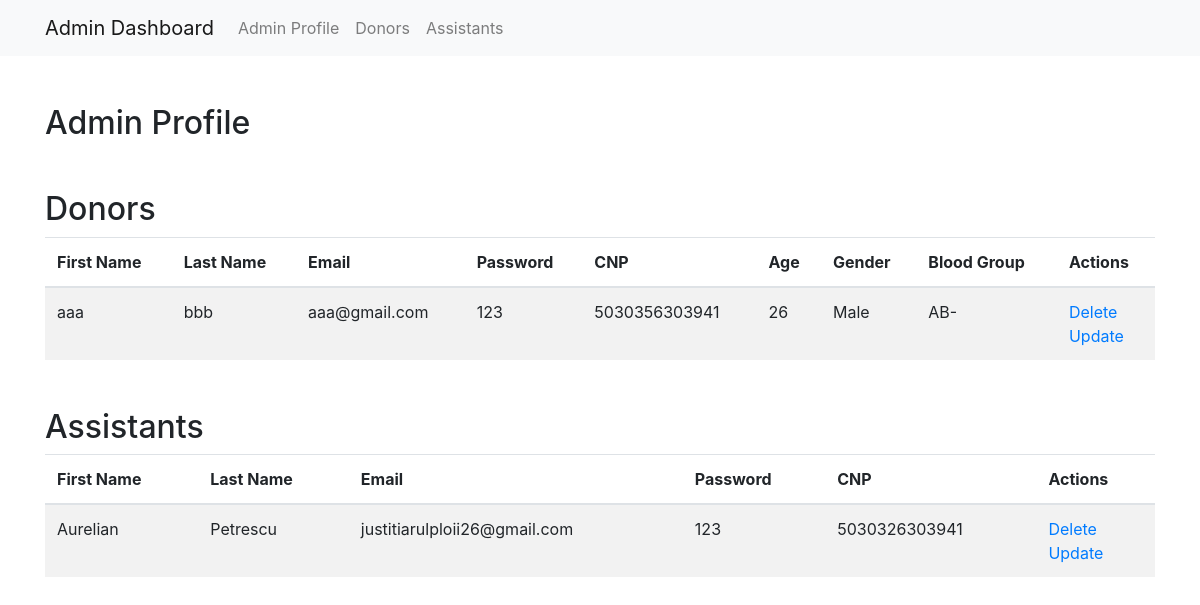
Before: /admin_dashboard with the older database file.
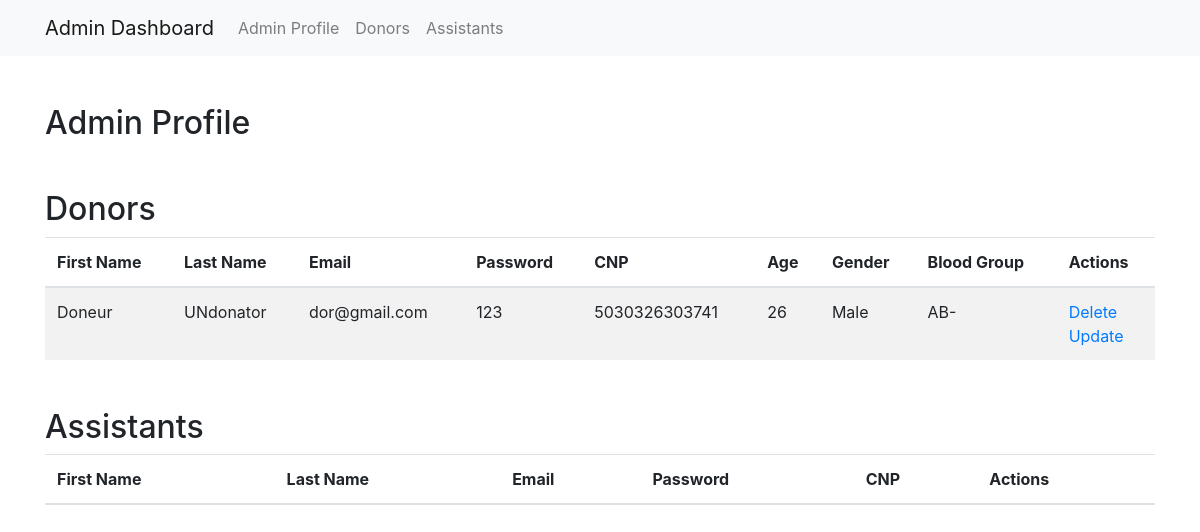
After: the same page with the newer database file.
### models/donor.py (models this page shows, shortened)
class Donor(db.Model):
    __tablename__ = 'Donor'
    DonorID = db.Column(db.Integer, primary_key=True, autoincrement=True)
    UserID = db.Column(db.Integer, db.ForeignKey('User.UserID'), nullable=False)
    BloodGroup = db.Column(db.String, nullable=False)
    Age = db.Column(db.String, nullable=False)
    Gender = db.Column(db.String, nullable=False)
    user = db.relationship('User', backref='donor', uselist=False)

### models/user.py (models this page shows, shortened)
class User(db.Model):
    __tablename__ = 'User'
    UserID = db.Column(db.Integer, primary_key=True, autoincrement=True)
    Role = db.Column(db.String, nullable=False)
    FirstName = db.Column(db.String, nullable=False)
    LastName = db.Column(db.String, nullable=False)
    Email = db.Column(db.String, unique=True, nullable=False)
    Password = db.Column(db.String, nullable=False)
    CNP = db.Column(db.String(13), unique=True, nullable=False)

### models/assistant.py (models this page shows, shortened)
class Assistant(db.Model):
    __tablename__ = 'Assistant'
    AssistantID = db.Column(db.Integer, primary_key=True, autoincrement=True)
    UserID = db.Column(db.Integer, db.ForeignKey('User.UserID'), nullable=False)
    user = db.relationship('User', backref='assistant', uselist=False)

### controllers/admin_controller.py (the view)
    @app.route('/admin_dashboard')
    def admin_dashboard():
        admin_id = session.get('user_id')
        admin = User.query.get(admin_id)
        donors = (
            db.session.query(
                Donor.DonorID,
                User.FirstName,
                User.LastName,
                User.Email,
                User.Password,
                User.CNP,
                Donor.Age,
                Donor.Gender,
                Donor.BloodGroup
            )
            .join(User, Donor.UserID == User.UserID)
            .all()
        )
        assistants = (
            db.session.query(
                Assistant.AssistantID,
                User.FirstName,
                User.LastName,
                User.Email,
                User.Password,
                User.CNP
            )
            .join(User, Assistant.UserID == User.UserID)
            .all()
        )
        users = User.query.all()
        activity_logs = ActivityLog.query.all()
        return render_template(
            'admin/admin_dashboard.html',
            admin=admin,
            users=users,
            activity_logs=activity_logs,
            donors=donors,
            assistants=assistants
        )

### templates/admin/admin_dashboard.html (shortened to what this page needs)
<!DOCTYPE html>
<html lang="en">
<head>
    <link rel="stylesheet" href="https://stackpath.bootstrapcdn.com/bootstrap/4.5.2/css/bootstrap.min.css">
</head>
<body>
    <nav class="navbar navbar-expand-lg navbar-light bg-light">
        <div class="container">
            <a class="navbar-brand" href="#">Admin Dashboard</a>
            <div class="collapse navbar-collapse" id="navbarNav">
                <ul class="navbar-nav">
                    <li class="nav-item">
                        <a class="nav-link" href="#adminProfile">Admin Profile</a>
                    </li>
                    <li class="nav-item">
                        <a class="nav-link" href="#donorTable">Donors</a>
                    </li>
                    <li class="nav-item">
                        <a class="nav-link" href="#assistantTable">Assistants</a>
                    </li>
                </ul>
            </div>
        </div>
    </nav>
    <div class="container mt-5" id="adminProfile">
        <h2>Admin Profile</h2>
    </div>
    <div class="container mt-5" id="donorTable">
        <h2>Donors</h2>
        <table class="table table-striped">
            <thead>
                <tr>
                    <th>First Name</th>
                    <th>Last Name</th>
                    <th>Email</th>
                    <th>Password</th>
                    <th>CNP</th>
                    <th>Age</th>
                    <th>Gender</th>
                    <th>Blood Group</th>
                    <th>Actions</th>
                </tr>
            </thead>
            <tbody>
                {% for donor in donors %}
                <tr>
                    <td>{{ donor.FirstName }}</td>
                    <td>{{ donor.LastName }}</td>
                    <td>{{ donor.Email }}</td>
                    <td>{{ donor.Password }}</td>
                    <td>{{ donor.CNP }}</td>
                    <td>{{ donor.Age }}</td>
                    <td>{{ donor.Gender }}</td>
                    <td>{{ donor.BloodGroup }}</td>
                    <td>
                        <a href="/delete/donor/{{ donor.DonorID }}"> Delete </a>
                        <br/>
                        <a href="/update/donor/{{ donor.DonorID }}"> Update </a>
                    </td>
                </tr>
                {% endfor %}
            </tbody>
        </table>
    </div>
    <div class="container mt-5" id="assistantTable">
        <h2>Assistants</h2>
        <table class="table table-striped">
            <thead>
                <tr>
                    <th>First Name</th>
                    <th>Last Name</th>
                    <th>Email</th>
                    <th>Password</th>
                    <th>CNP</th>
                    <th>Actions</th>
                </tr>
            </thead>
            <tbody>
                {% for assistant in assistants %}
                <tr>
                    <td>{{ assistant.FirstName }}</td>
                    <td>{{ assistant.LastName }}</td>
                    <td>{{ assistant.Email }}</td>
                    <td>{{ assistant.Password }}</td>
                    <td>{{ assistant.CNP }}</td>
                    <td>
                       <a href = "/delete/assistant/{{ assistant.AssistantID }}" > Delete </a>
                        <br/>
                        <a href = "/update/assistant/{{ assistant.AssistantID }}"> Update </a>
                    </td>
                </tr>
                {% endfor %}
            </tbody>
        </table>
    </div>
</body>
</html>

Changed rows visible on the page:
removed Assistant: FirstName "Aurelian", LastName "Petrescu", Email "justitiarulploii26@gmail.com", Password "123", CNP "5030326303941"
changed through a linked row, Donor "Male": FirstName "aaa" → "Doneur"; LastName "bbb" → "UNdonator"; Email "aaa@gmail.com" → "dor@gmail.com"; CNP "5030356303941" → "5030326303741"
